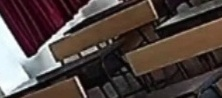
#> input picture test/place_1.jpg, 222 x 98 px; its folder holds 4 pictures in this run
$ python augmentation.py
#> lines starting #> are read from the running program, lines starting #| are printed output that depends on the picture
import cv2
import os
import numpy as np

# Function to apply random augmentation
def augment_image(image, output_folder, filename_prefix, num_images):
    for i in range(num_images):
        # Apply random augmentation
        augmented_image = image.copy()

        # Randomly scale the image (0.8 to 1.2 scale factor)
        scale_factor = np.random.uniform(0.8, 1.2)
        augmented_image = cv2.resize(augmented_image, None, fx=scale_factor, fy=scale_factor, interpolation=cv2.INTER_LINEAR)

        # Randomly shift the image horizontally and vertically (up to 10 pixels)
        tx = np.random.randint(-10, 10)
        ty = np.random.randint(-10, 10)
        M = np.float32([[1, 0, tx], [0, 1, ty]])
        augmented_image = cv2.warpAffine(augmented_image, M, (augmented_image.shape[1], augmented_image.shape[0]))

        # Randomly adjust brightness and contrast
        alpha = np.random.uniform(0.8, 1.2)
        beta = np.random.randint(-20, 20)
        augmented_image = cv2.convertScaleAbs(augmented_image, alpha=alpha, beta=beta)

        # Save the augmented image
        output_path = os.path.join(output_folder, f'{filename_prefix}_{i}.jpg')
        cv2.imwrite(output_path, augmented_image)

# Iterate over each face
for i in range(1, 13):  # Assuming you have face_1.jpg, face_2.jpg, face_3.jpg, and face_4.jpg
    # Load the face image
    place_path = f'place_{i}.jpg'
    face = cv2.imread(place_path)
#> face is the input picture: shape (98, 222, 3); mean B, G, R 64, 67.6, 80.6

    # Augment the face and save to appropriate folders
    output_folder = f'dataset'
    augment_image(face, output_folder, f'bench_{i}', 100)
#> the loop in augment_image, `for i in range(num_images):` made 100 passes
#> pass 1, in augment_image, `augmented_image = cv2.resize(augmented_image, None, fx=scale_factor, f..`:
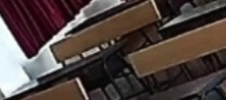
#> augmented_image: shape (100, 226, 3); mean B, G, R 63.9, 67.4, 80.5
#> pass 1, in augment_image, `augmented_image = cv2.warpAffine(augmented_image, M, (augmented_image...`:
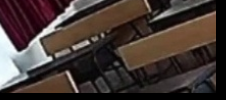
#> augmented_image: shape (100, 226, 3); mean B, G, R 51.9, 55.9, 67.8
#> pass 1, in augment_image, `augmented_image = cv2.convertScaleAbs(augmented_image, alpha=alpha, be..`:
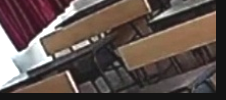
#> augmented_image: shape (100, 226, 3); mean B, G, R 76.7, 81.4, 95.4
#> pass 2, in augment_image, `augmented_image = cv2.resize(augmented_image, None, fx=scale_factor, f..`:
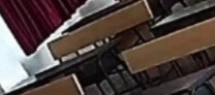
#> augmented_image: shape (95, 215, 3); mean B, G, R 63.9, 67.4, 80.5
#> (the run stopped early here; a loop or call above may not have finished)
